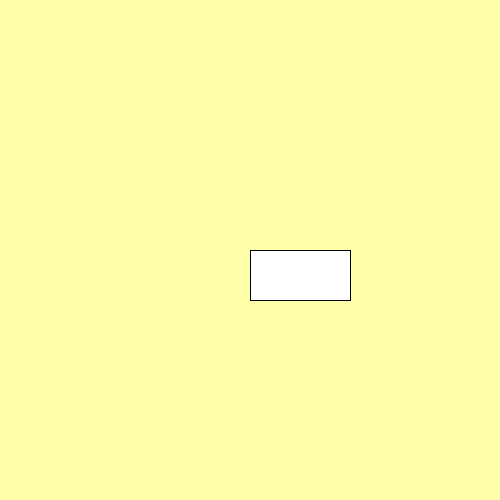
Frame 1 (no input)
Frame 60 (the mouse pressed at the canvas centre just before this capture): identical to frame 1, image omitted
Frame 120 (the mouse held since frame 60 and released just before this capture): identical to frame 1, image omitted

The Processing sketch that drew this single still picture (run headless with seeded random() and noise(); from frame 60 on, the mouse is pressed at the canvas centre):

// Processing sketch: week01_3_keyPress_keyCode_LEFT_RIGHT_UP_DOWN
// ── week01_3_keyPress_keyCode_LEFT_RIGHT_UP_DOWN.pde
// week01-3 keyPress keyCode_LEFT_RIGHT_UP_DOWN
// 使用鍵盤方向鍵控制矩形移動
void setup(){
  size(500, 500); // 設定畫布
}

int x = 250, y = 250; // 設定矩形初始位置 (x, y)

void draw(){
  background(#FFFFAA); // 設定背景顏色為淡黃色
  rect(x, y, 100, 50); // 在 (x, y) 畫出一個寬 100、高 50 的矩形

  // 如果有按鍵被按下，根據方向鍵改變矩形位置
  if (keyPressed) {
    if (keyCode == LEFT) x -= 5;  // 向左移動 5 
    if (keyCode == RIGHT) x += 5; // 向右移動 5 
    if (keyCode == DOWN) y += 5;  // 向下移動 5 
    if (keyCode == UP) y -= 5;    // 向上移動 5 
  }
}
